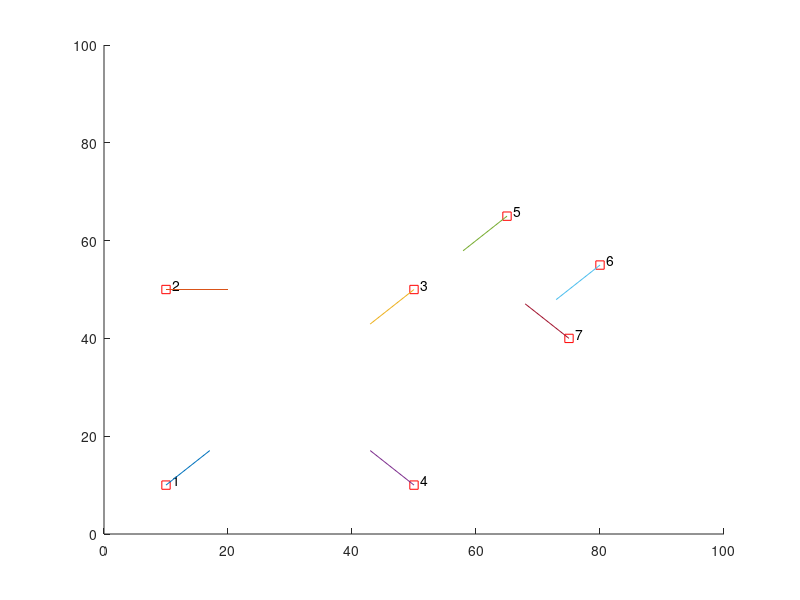

Reproduce this figure in MATLAB. (Note: this script raises an error after producing the figure.)
clear
clf
clc

X = [10,10,50,50,65,80,75];
Y= [10,50,50,10,65,55,40];

View_angle_1 = [45,-0,-135,135,-135,-135,135]; %  Right : 0  Left : 180
View_angle_2 = [45,-0,-135,135,-135,-135,135]; %  Right : 0  Left : 180
View_angle_3 = [45,-0,-135,135,-135,-135,135]; %  Right : 0  Left : 180


View_angle_fusion = [45,-0,-135,135,-135,-135,135]; %  Right : 0  Left : 180

View_angle = View_angle_fusion * 2 * pi/360;

subjects = cell(length(X),1);

params.focus_threshold = pi/6;

figure(1)
hold on;
axis([0 100 0 100]);

for can_i = 1 : length(X)
    
    candi.x = X(can_i);
    candi.y = Y(can_i);
    candi.view_angle = View_angle(can_i);
    subjects{can_i} = candi;
    
    view_start = [subjects{can_i}.x,subjects{can_i}.y]; 
    view_angle = subjects{can_i}.view_angle;

    L = 10;  % The visual length of the view_angle

    view_end = [view_start(1) + L * cos(view_angle) ,  view_start(2) + L * sin(view_angle)];
    plot(view_start(1),view_start(2),'rs');
    text(view_start(1)+1,view_start(2)+1,num2str(can_i))
    plot([view_start(1),view_end(1)],[view_start(2),view_end(2)]);
    
end

focus_level = cell(length(subjects),3);

for can_i = 1:length(subjects)
   
    candidate =  subjects{can_i};
    
    focus_level_i = single_focus(params,candidate,subjects,can_i);
    
    focus_level(can_i,:) = focus_level_i;
    
end


overlap_t_r = zeros(length(subjects_t),length(subjects_t));
focus_smooth_t_r = zeros(length(subjects_t),length(subjects_t));

for can_t_i = 1:length(subjects_t)  %  All candidates from frame_t
    
    candidate_t_i =  subjects_t{can_t_i};
    focus_level_t_i = single_focus(params,candidate_t_i,subjects_t,can_t_i); 
        
    for can_r_i = 1:length(subjects_r)   %  All candidates from frame_r
 
        %focus_level_t(can_t_i,:) = focus_level_t_i;

        candidate_r_i =  subjects{can_r_i};
        focus_level_r_i = single_focus(params,candidate_r_i,subjects_r,can_r_i);  
        %focus_level_r(can_i,:) = focus_level_r_i;
        
        focus_smooth_t_r(can_t_i,can_r_i) = focus_level_r_i - focus_level_t_i;

        overlap_t_r(can_t_i,can_r_i) = get_overlap(candidate_t_i,candidate_r_i);
 
    end
    
end







